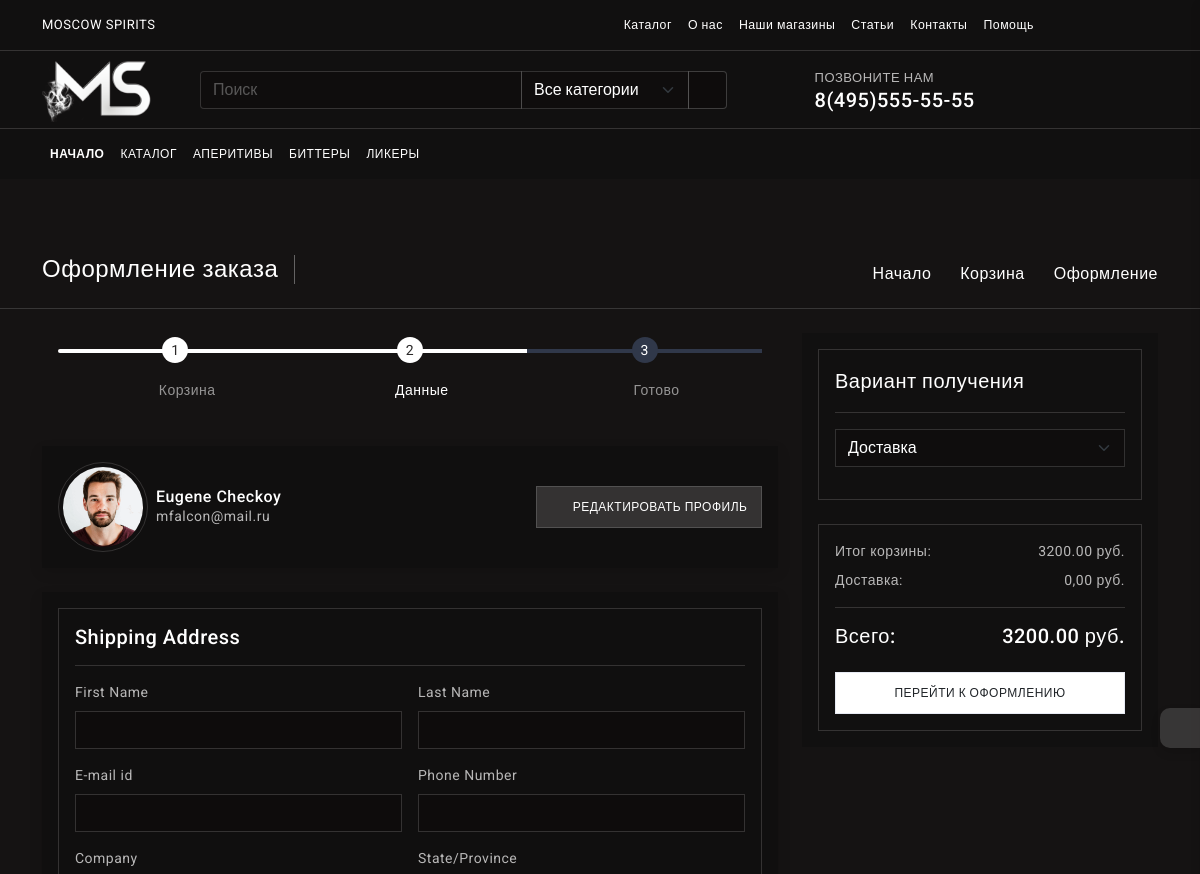
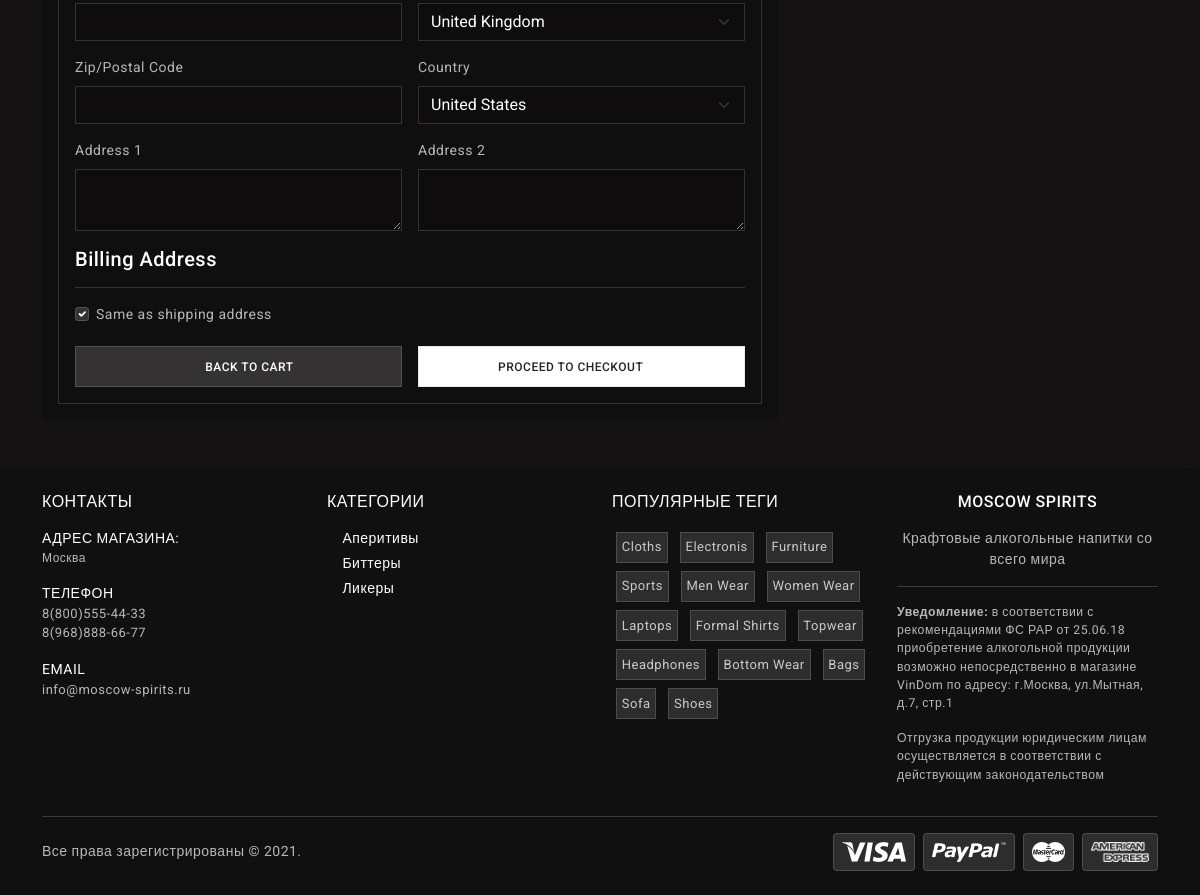
Screenshot of /checkout/ (signed in) with the database file from the repository (2 pictures, top to bottom).
### alcohol/models.py (models this page shows, shortened)
class Category(models.Model):
    name = models.CharField(max_length=100, verbose_name='Категория')
    slug = models.SlugField(unique=True, verbose_name='Псевдоним/Slug')
    class Meta:
        verbose_name = 'Категория товара'
        verbose_name_plural = 'Категории товаров'
    def get_absolute_url(self):
        return reverse('category_detail', kwargs={'category_slug': self.slug})

class Customer(models.Model):
    user = models.OneToOneField(settings.AUTH_USER_MODEL, on_delete=models.CASCADE, verbose_name='Пользователь')
    is_active = models.BooleanField(default=True, verbose_name='Активный')
    phone = models.CharField(max_length=18, verbose_name='Номер телефона')
    birth_date = models.DateField(blank=True, null=True, verbose_name='Дата рождения')
    user_addresses = models.ManyToManyField('Address', blank=True, related_name='addresses', verbose_name='Адрес покупателя')
    user_orders = models.ManyToManyField(Order, blank=True, related_name='related_customer', verbose_name='Заказы покупателя')
    wishlist = models.ManyToManyField(Product, blank=True, verbose_name='Лист ожидания')
    agreement = models.BooleanField(default=False, verbose_name='Согласен с обработкой п.д.')
    class Meta:
        verbose_name = 'Покупатель'
        verbose_name_plural = 'Список покупателей'

class Cart(models.Model):
    owner = models.ForeignKey('Customer', on_delete=models.CASCADE, null=True, blank=True, verbose_name='Покупатель')
    products = models.ManyToManyField(CartProduct, blank=True, related_name='related_cart',
                                      verbose_name='Товары в корзине')
    total_products = models.IntegerField(default=0, verbose_name='Общее кол-во товаров в корзине')
    final_price = models.DecimalField(max_digits=9, decimal_places=2, default=0.00, verbose_name='Общая стоимость',
                                      null=True, blank=True)
    in_order = models.BooleanField(default=False)
    for_anonymous_user = models.BooleanField(default=False)
    class Meta:
        verbose_name = 'Корзина'
        verbose_name_plural = 'Корзины покупателей'

### alcohol/views.py (the view)
# urls.py: path('checkout/', CheckoutView.as_view(), name='checkout'),
class CheckoutView(CartMixin, views.View):
    def get(self, request, *args, **kwargs):
        customer = Customer.objects.get(user=request.user)
        categories = Category.objects.all()
        form = OrderForm(request.POST or None)
        context = {
            'cart': self.cart,
            'categories': categories,
            'customer': customer,
            'form': form
        }
        return render(request, 'cart/checkout.html', context)

### templates/cart/checkout.html (shortened to what this page needs)
{% extends 'base.html' %}
{% load static %}
{% load crispy_forms_tags %}
{% load crispy_forms_field %}
{% block content %}
		<div class="page-wrapper">
			<div class="page-content">
				<section class="py-3 border-bottom d-none d-md-flex">
					<div class="container">
						<div class="page-breadcrumb d-flex align-items-center">
							<h3 class="breadcrumb-title pe-3">Оформление заказа</h3>
							<div class="ms-auto">
								<nav aria-label="breadcrumb">
									<ol class="breadcrumb mb-0 p-0">
										<li class="breadcrumb-item"><a href="javascript:;"><i class="bx bx-home-alt"></i> Начало</a>
										</li>
										<li class="breadcrumb-item"><a href="{% url 'cart' %}">Корзина</a>
										</li>
										<li class="breadcrumb-item active" aria-current="page">Оформление</li>
									</ol>
								</nav>
							</div>
						</div>
					</div>
				</section>
				<section class="py-4">
					<div class="container">
						<div class="shop-cart">
							<div class="row">
								<div class="col-12 col-xl-8">
									<div class="checkout-details">
										<div class="card bg-transparent rounded-0 shadow-none">
											<div class="card-body">
												<div class="steps steps-light">
													<a class="step-item active" href="{% url 'cart' %}">
														<div class="step-progress"><span class="step-count">1</span>
														</div>
														<div class="step-label"><i class='bx bx-cart'></i>Корзина</div>
													</a>
													<a class="step-item active current" href="{% url 'checkout' %}">
														<div class="step-progress"><span class="step-count">2</span>
														</div>
														<div class="step-label"><i class='bx bx-user-circle'></i>Данные</div>
													</a>
													<a class="step-item" href="checkout-review.html">
														<div class="step-progress"><span class="step-count">3</span>
														</div>
														<div class="step-label"><i class='bx bx-check-circle'></i>Готово</div>
													</a>
												</div>
											</div>
										</div>
										<div class="card rounded-0">
											<div class="card-body">
												<div class="d-flex align-items-center">
													<div class="">
														<img src="assets/images/avatars/avatar-1.png" width="90" alt="" class="rounded-circle p-1 border">
													</div>
													<div class="ms-2">
														<h6 class="mb-0">{{ customer.user.first_name }} {{ customer.user.last_name }}</h6>
														<p class="mb-0">{{ customer.user.email }}</p>
													</div>
													<div class="ms-auto">	<a href="{% url 'account' %}" class="btn btn-light btn-ecomm"><i class='bx bx-edit'></i> Редактировать профиль</a>
													</div>
												</div>
											</div>
										</div>
										<div class="card rounded-0">
											<div class="card-body">
												<div class="border p-3">
													<h2 class="h5 mb-0">Shipping Address</h2>
													<div class="my-3 border-bottom"></div>
													<div class="form-body">
														<form class="row g-3">
															<div class="col-md-6">
																<label class="form-label">First Name</label>
																<input type="text" class="form-control rounded-0">
															</div>
															<div class="col-md-6">
																<label class="form-label">Last Name</label>
																<input type="text" class="form-control rounded-0">
															</div>
															<div class="col-md-6">
																<label class="form-label">E-mail id</label>
																<input type="text" class="form-control rounded-0">
															</div>
															<div class="col-md-6">
																<label class="form-label">Phone Number</label>
																<input type="text" class="form-control rounded-0">
															</div>
															<div class="col-md-6">
																<label class="form-label">Company</label>
																<input type="text" class="form-control rounded-0">
															</div>
															<div class="col-md-6">
																<label class="form-label">State/Province</label>
																<select class="form-select rounded-0">
																	<option>United Kingdom</option>
																</select>
															</div>
															<div class="col-md-6">
																<label class="form-label">Zip/Postal Code</label>
																<input type="text" class="form-control rounded-0">
															</div>
															<div class="col-md-6">
																<label class="form-label">Country</label>
																<select class="form-select rounded-0">
																	<option>United States</option>
																</select>
															</div>
															<div class="col-md-6">
																<label class="form-label">Address 1</label>
																<textarea class="form-control rounded-0"></textarea>
															</div>
															<div class="col-md-6">
																<label class="form-label">Address 2</label>
																<textarea class="form-control rounded-0"></textarea>
															</div>
															<div class="col-md-12">
																<h6 class="mb-0 h5">Billing Address</h6>
																<div class="my-3 border-bottom"></div>
																<div class="form-check">
																	<input class="form-check-input" type="checkbox" id="gridCheck" checked>
																	<label class="form-check-label" for="gridCheck">Same as shipping address</label>
																</div>
															</div>
															<div class="col-md-6">
																<div class="d-grid">	<a href="javascript:;" class="btn btn-light btn-ecomm"><i class='bx bx-chevron-left'></i>Back to Cart</a>
																</div>
															</div>
															<div class="col-md-6">
																<div class="d-grid">	<a href="javascript:;" class="btn btn-white btn-ecomm">Proceed to Checkout<i class='bx bx-chevron-right'></i></a>
																</div>
															</div>
														</form>
													</div>
												</div>
											</div>
										</div>
									</div>
								</div>
								<div class="col-12 col-xl-4">
									<div class="checkout-form p-3 bg-dark-1">
										<div class="card rounded-0 border bg-transparent shadow-none">
											<div class="card-body">
												<p class="fs-5 text-white">Вариант получения</p>
												<div class="my-3 border-top"></div>
												<div class="mb-3">
													<select class="form-select rounded-0">
														<option selected>Доставка</option>
													</select>
												</div>
											</div>
										</div>
										<div class="card rounded-0 border bg-transparent mb-0 shadow-none">
											<div class="card-body">
												<p class="mb-2">Итог корзины: <span class="float-end">{{ cart.final_price }} руб.</span>
												</p>
												<p class="mb-2">Доставка: <span class="float-end">0,00 руб.</span>
												</p>
												<div class="my-3 border-top"></div>
												<h5 class="mb-0">Всего: <span class="float-end">{{ cart.final_price }} руб.</span></h5>
												<div class="d-grid"> <a href="{% url 'checkout' %}" class="btn btn-white btn-ecomm">Перейти к оформлению</a>
												</div>
											</div>
										</div>
									</div>
								</div>
							</div>
						</div>
					</div>
				</section>
			</div>
		</div>
{% endblock content %}

### templates/base.html (shortened to what this page needs)
{% load static %}
<!doctype html>
<html lang="ru-RU">
<head>
	<link href="{%  static 'assets/plugins/OwlCarousel/css/owl.carousel.min.css' %}" rel="stylesheet" />
	<link href="{%  static 'assets/plugins/simplebar/css/simplebar.css' %}" rel="stylesheet" />
	<link href="{%  static 'assets/plugins/perfect-scrollbar/css/perfect-scrollbar.css' %}" rel="stylesheet" />
	<link href="{%  static 'assets/plugins/metismenu/css/metisMenu.min.css' %}" rel="stylesheet" />
	<link href="{%  static 'assets/css/bootstrap.min.css' %}" rel="stylesheet">
	<link href="{%  static 'assets/css/app.css' %}" rel="stylesheet">
	<link href="{%  static 'assets/css/icons.css' %}" rel="stylesheet">
</head>
<body class="bg-theme bg-theme4">
	<div class="wrapper">
    {% include '_header.html' %}
{% block content %}
{% endblock %}
		<footer>
			<section class="py-4 bg-dark-1">
				<div class="container">
					<div class="row row-cols-1 row-cols-lg-2 row-cols-xl-4">
						<div class="col">
							<div class="footer-section1 mb-3">
								<h6 class="mb-3 text-uppercase">Контакты</h6>
								<div class="address mb-3">
									<p class="mb-0 text-uppercase text-white">Адрес магазина:</p>
									<p class="mb-0 font-12">Москва</p>
								</div>
								<div class="phone mb-3">
									<p class="mb-0 text-uppercase text-white">Телефон</p>
									<p class="mb-0 font-13">8(800)555-44-33</p>
									<p class="mb-0 font-13">8(968)888-66-77</p>
								</div>
								<div class="email mb-3">
									<p class="mb-0 text-uppercase text-white">Email</p>
									<p class="mb-0 font-13">info@moscow-spirits.ru</p>
								</div>
							</div>
						</div>
						<div class="col">
							<div class="footer-section2 mb-3">
								<h6 class="mb-3 text-uppercase">Категории</h6>
								<ul class="list-unstyled">
                                    {% for Category in categories %}
									<li class="mb-1"><a href="{{ Category.get_absolute_url }}"><i class='bx bx-chevron-right'></i> {{ Category.name }}</a>
									</li>
                                    {% endfor %}
								</ul>
							</div>
						</div>
						<div class="col">
							<div class="footer-section3 mb-3">
								<h6 class="mb-3 text-uppercase">Популярные теги</h6>
								<div class="tags-box"> <a href="javascript:;" class="tag-link">Cloths</a>
									<a href="javascript:;" class="tag-link">Electronis</a>
									<a href="javascript:;" class="tag-link">Furniture</a>
									<a href="javascript:;" class="tag-link">Sports</a>
									<a href="javascript:;" class="tag-link">Men Wear</a>
									<a href="javascript:;" class="tag-link">Women Wear</a>
									<a href="javascript:;" class="tag-link">Laptops</a>
									<a href="javascript:;" class="tag-link">Formal Shirts</a>
									<a href="javascript:;" class="tag-link">Topwear</a>
									<a href="javascript:;" class="tag-link">Headphones</a>
									<a href="javascript:;" class="tag-link">Bottom Wear</a>
									<a href="javascript:;" class="tag-link">Bags</a>
									<a href="javascript:;" class="tag-link">Sofa</a>
									<a href="javascript:;" class="tag-link">Shoes</a>
								</div>
							</div>
						</div>
						<div class="col">
							<div class="footer-section4 mb-3">
								<h6 class="mb-3 text-uppercase text-center">Moscow Spirits</h6>
								<div class="mt-3">
                                    <p class="white-text text-center">Крафтовые алкогольные напитки со всего мира</p>
                                    <hr>
                                    <p class="small"><strong>Уведомление:</strong> в соответствии с рекомендациями
                                        ФС РАР от 25.06.18 приобретение алкогольной продукции возможно непосредственно
                                        в магазине VinDom по адресу: г.Москва, ул.Мытная, д.7, стр.1</p>
                                    <p class="small">Отгрузка продукции юридическим лицам осуществляется
                                        в соответствии с действующим законодательством</p>
								</div>
							</div>
						</div>
					</div>
					<hr/>
					<div class="row row-cols-1 row-cols-md-2 align-items-center">
						<div class="col">
							<p class="mb-0"> Все права зарегистрированы © 2021.</p>
						</div>
						<div class="col text-end">
							<div class="payment-icon">
								<div class="row row-cols-auto g-2 justify-content-end">
									<div class="col">
										<img src="{% static 'assets/images/icons/visa.png' %}" alt="" />
									</div>
									<div class="col">
										<img src="{% static 'assets/images/icons/paypal.png' %}" alt="" />
									</div>
									<div class="col">
										<img src="{% static 'assets/images/icons/mastercard.png' %}" alt="" />
									</div>
									<div class="col">
										<img src="{% static 'assets/images/icons/american-express.png' %}" alt="" />
									</div>
								</div>
							</div>
						</div>
					</div>
				</div>
			</section>
		</footer>
	</div>
	<div class="switcher-wrapper">
		<div class="switcher-btn"> <i class='bx bx-cog bx-spin'></i>
		</div>
	</div>
</body>
</html>

### templates/_primary_menu.html (shortened to what this page needs)
{% load static %}
        <div class="primary-menu border-top">
            <div class="container">
                <nav id="navbar_main" class="mobile-offcanvas navbar navbar-expand-lg">
                    <ul class="navbar-nav">
                        <li class="nav-item active"> <a class="nav-link cart-link" href="{% url 'index' %}"><strong>НАЧАЛО </strong></a>
                        </li>
                        <li class="nav-item"> <a class="nav-link" href="{% url 'categories' %}">КАТАЛОГ </a>
                        </li>
                        {%  for Category in categories %}
                        <li class="nav-item"> <a class="nav-link" href="{{ Category.get_absolute_url }}">{{ Category.name }} </a>
                        </li>
                        {% endfor %}
                    </ul>
                </nav>
            </div>
        </div>

### rows the page displays
Category: name "АПЕРИТИВЫ", name "Аперитивы"
Category: name "БИТТЕРЫ", name "Биттеры"
Category: name "ЛИКЕРЫ", name "Ликеры"
Customer: user.first_name "Eugene", user.last_name "Checkoy", user.email "mfalcon@mail.ru"
Cart: final_price "3200.00"
